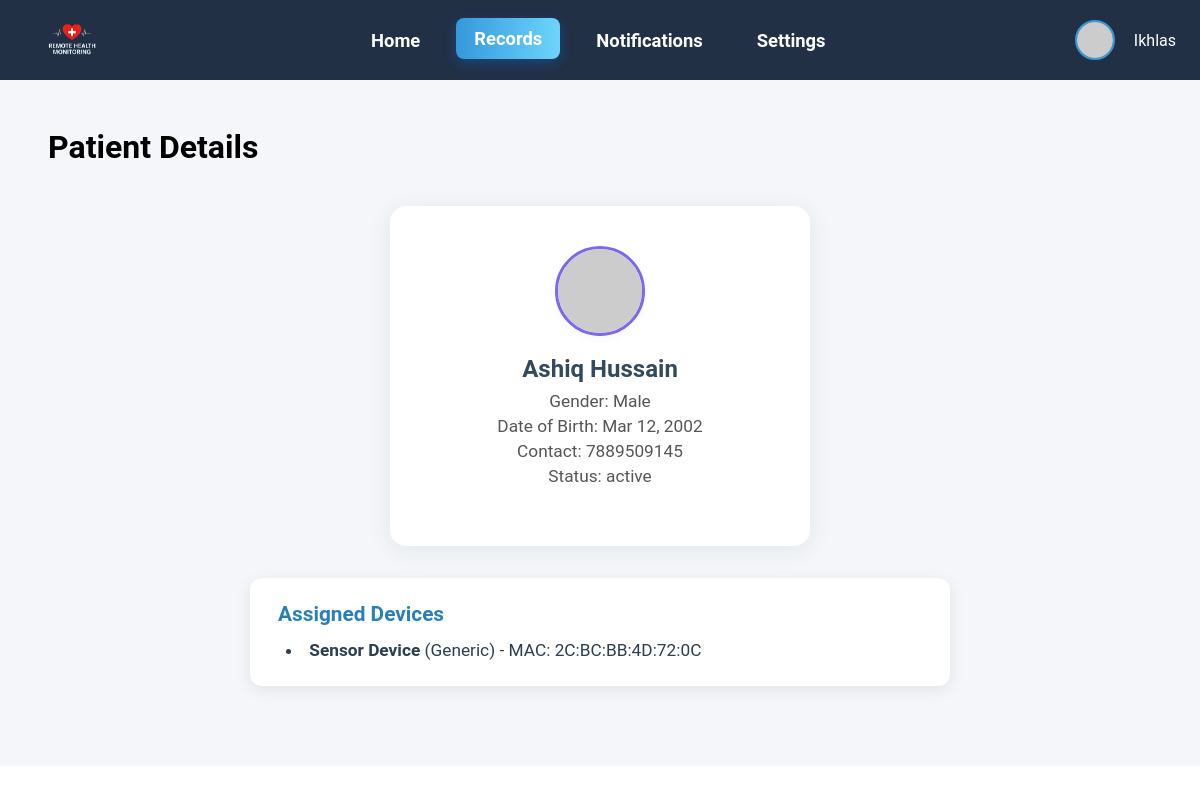
Screenshot of /admin-patient-details/13/ (signed in) with the database file from the repository.
### medidash/models.py (models this page shows, shortened)
class CustomUser(AbstractUser):
    USER_ROLES = (
        ('admin', 'Admin'),
        ('doctor', 'Doctor'),
        ('patient', 'Patient'),
    )
    role = models.CharField(max_length=10, choices=USER_ROLES)
    groups = models.ManyToManyField(
        Group,
        verbose_name=('groups'),
        blank=True,
        help_text=(
            'The groups this user belongs to. A user will get all permissions '
            'granted to each of their groups.'
        ),
        related_name="customuser_set", # Changed related_name
        related_query_name="user",
    )
    user_permissions = models.ManyToManyField(
        Permission,
        verbose_name=('user permissions'),
        blank=True,
        help_text=('Specific permissions for this user.'),
        related_name="customuser_set", # Changed related_name
        related_query_name="user",
    )
    email_notifications_enabled = models.BooleanField(default=True)
    sms_notifications_enabled = models.BooleanField(default=False)
    two_factor_authentication_enabled = models.BooleanField(default=False)
    middle_name = models.CharField(max_length=50, blank=True, null=True)
    class Meta:
        verbose_name = 'Custom User'
        verbose_name_plural = 'Custom Users'

class PatientProfile(models.Model):
    user = models.OneToOneField(CustomUser, on_delete=models.CASCADE, primary_key=True, limit_choices_to={'role': 'patient'})
    doctor = models.ForeignKey('DoctorProfile', on_delete=models.PROTECT, related_name='patients', null=True, blank=True)
    date_of_birth = models.DateField(blank=True, null=True)
    gender = models.CharField(max_length=10, choices=GENDER_CHOICES, blank=True, null=True) # Using global GENDER_CHOICES
    blood_group = models.CharField(max_length=5, blank=True, null=True)
    contact_number = models.CharField(max_length=20, blank=True, null=True)
    address = models.TextField(blank=True, null=True)
    medical_history = models.TextField(blank=True, null=True) # General medical history
    emergency_contact_name = models.CharField(max_length=100, blank=True, null=True)
    emergency_contact_relationship = models.CharField(max_length=50, blank=True, null=True)
    emergency_contact_phone = models.CharField(max_length=20, blank=True, null=True)
    profile_picture = models.ImageField(upload_to='profile_pics/patients/', blank=True, null=True)
    STATUS_CHOICES = [
        ('active', 'Active'),
        ('inactive', 'Inactive'),
    ]
    status = models.CharField(max_length=50, choices=STATUS_CHOICES, default='active')
    email_notifications_enabled = models.BooleanField(default=True)
    sms_notifications_enabled = models.BooleanField(default=False)
    push_notifications_enabled = models.BooleanField(default=True)
    preferred_language = models.CharField(max_length=10, default='en') # From profile.html

class Device(models.Model):
    id = models.UUIDField(primary_key=True, default=uuid.uuid4, editable=False) # UUID for device ID
    patient = models.ForeignKey(PatientProfile, on_delete=models.SET_NULL, null=True, blank=True, related_name='devices')
    device_name = models.CharField(max_length=100, default='Unnamed Device')
    device_type = models.CharField(max_length=100) # e.g., 'Smartwatch', 'Blood Pressure Monitor', 'Glucometer'
    mac_address = models.CharField(max_length=100, unique=True)
    device_location = models.CharField(max_length=255, blank=True, null=True)
    device_description = models.TextField(blank=True, null=True)
    registration_date = models.DateTimeField(auto_now_add=True)
    last_data_sync = models.DateTimeField(null=True, blank=True)
    is_active = models.BooleanField(default=True) # Used for online/offline status in dashboard
    firmware_version = models.CharField(max_length=50, blank=True, null=True)

### medidash/views.py (the view)
# urls.py: path('admin-patient-details/<int:patient_id>/', views.admin_patient_details, name='admin_patient_details'),
@login_required(login_url='login')
@user_passes_test(is_admin, login_url='access_denied')
def admin_patient_details(request, patient_id):
    patient_profile = get_object_or_404(PatientProfile, user__id=patient_id)
    devices = patient_profile.devices.all()
    context = {
        'patient': patient_profile,
        'devices': devices,
        'username': request.user.username,
        'profile_pic_url': 'https://placehold.co/40x40/f0f4f7/556080?text=AD',
        'unread_notifications_count': SystemNotification.objects.filter(recipient=request.user, is_read=False).count(),
    }
    return render(request, 'admin/patient_details.html', context)

### medidash/views.py (called while the page is built)
def is_admin(user):
    return user.is_authenticated and user.role == 'admin'

### templates/admin/patient_details.html (shortened to what this page needs)
{% load static %}
<!DOCTYPE html>
<html lang="en">
<head>
    <link rel="stylesheet" href="{% static 'styles/patient.css' %}">
</head>
<body>
    <div class="header">
        <header class="header-container">
            <div class="logoside">
                <img src="{% static 'images/logo.png' %}" alt="logo" loading="lazy">
            </div>
            <div class="main-nav" id="navMenu">
                <a href="{% url 'admin_dashboard' %}">Home</a>
                <a href="{% url 'admin_view_records' %}" class="active">Records</a>
                <a href="{% url 'admin_notifications' %}">Notifications</a>
                <a href="{% url 'admin_settings' %}">Settings</a>
            </div>
            <div class="rightside">
                <img src="{{ profile_pic_url }}" alt="Profile Picture" class="profile-pic">
                <span class="admin-name">{{ username }}</span>
            </div>
        </header>
    </div>
    <div class="main-container">
        <h1>Patient Details</h1>
        <div class="patient-card">
            {% if patient.profile_picture and patient.profile_picture.url %}
                <img src="{{ patient.profile_picture.url }}" alt="Patient Profile" class="patient-pic">
            {% else %}
                <img src="https://placehold.co/80x80/f0f4f7/556080?text=PT" alt="Patient Profile" class="patient-pic">
            {% endif %}
            <div class="patient-name">{{ patient.user.first_name }} {{ patient.user.last_name }}</div>
            <div class="patient-info">Gender: {{ patient.gender|capfirst|default:'N/A' }}</div>
            <div class="patient-info">Date of Birth: {{ patient.date_of_birth|date:'M d, Y'|default:'N/A' }}</div>
            <div class="patient-info">Contact: {{ patient.contact_number|default:'N/A' }}</div>
            <div class="patient-info">Status: {{ patient.status|default:'N/A' }}</div>
        </div>
        {% if devices %}
        <div class="assigned-devices" style="margin-top: 2rem;">
            <h2>Assigned Devices</h2>
            <ul>
                {% for device in devices %}
                <li><strong>{{ device.device_name }}</strong> ({{ device.device_type }}) - MAC: {{ device.mac_address }}</li>
                {% endfor %}
            </ul>
        </div>
        {% else %}
        <div class="assigned-devices" style="margin-top: 2rem; color: #888;">
            <h2>Assigned Devices</h2>
            <p>No devices assigned to this patient.</p>
        </div>
        {% endif %}
    </div>
</body>
</html>

### static/styles/patient.css (style rules this page uses)
* { padding: 0; margin: 0; box-sizing: border-box; }
:root { --background-color: #f4f6f9; --primary-color: #2980b9; --secondary-color: #7f8c8d; --button-color:#3498db; --header-footer-color: #2c3e50; --panel-bg-color: #34495e; --alert-color: #e74c3c; --box-background-color:white; --normal-color:green; --text-primary: #2c3e50; --text-secondary: #7f8c8d; --text-on-dark: #ffffff; }
html body { font-family: 'Roboto', sans-serif; background: var(--box-background-color); }
.header { background-color: var(--header-footer-color); }
.header-container { display: flex; flex-direction: row; justify-content: space-between; align-items: center; margin-inline: 1.2rem; color: white; gap: 2rem; }
.logoside { width: 8.5%; height:6rem; animation: slideDown 0.9s ease-in-out; animation-iteration-count: 1; animation-fill-mode: forwards; }
.logoside img { width: 100%; height: 100%; }
.main-nav { display: flex; gap: 1.5rem; animation: slideInFromTop 1s ease-out; }
.main-nav a { color: var(--text-on-dark); text-decoration: none; font-size: 1rem; font-weight: 500; padding: 0.6rem 1rem; border-radius: 5px; transition: all 0.3s ease; }
.main-nav a:hover, .main-nav .active { background-color: var(--primary-color); transform: translateY(-2px); box-shadow: 0 4px 12px rgba(0, 123, 255, 0.3); }
.rightside { display: flex; flex-direction: row; flex-direction: center; align-items: center; gap: 0.98rem; animation: slideDown 1.4s ease-in-out; animation-iteration-count: 1; animation-fill-mode: forwards; }
.main-container { background-color: var(--background-color); margin: 0 auto; padding: 3rem; }
.patient-card { background: #fff; border-radius: 16px; box-shadow: 0 4px 24px rgba(44, 62, 80, 0.08); padding: 2.5rem 2.5rem 2rem 2.5rem; max-width: 420px; margin: 2.5rem auto 0 auto; display: flex; flex-direction: column; align-items: center; min-height: 340px; }
.patient-pic { width: 90px; height: 90px; border-radius: 50%; object-fit: cover; margin-bottom: 1.2rem; background: #f4f6fa; border: 3px solid #7B68EE; box-shadow: 0 2px 8px rgba(123,104,238,0.08); display: block; }
.patient-name { font-size: 1.5rem; font-weight: 700; color: #34495e; margin-bottom: 0.5rem; text-align: center; }
.patient-info { font-size: 1.08rem; color: #555; margin-bottom: 0.3rem; text-align: center; }
body { background: #f4f7fa; font-family: 'Segoe UI', Arial, sans-serif; margin: 0; padding: 0; }
.header { background-color: #223046; padding: 0; }
.header-container { display: flex; flex-direction: row; align-items: center; justify-content: space-between; max-width: 1200px; margin: 0 auto; padding: 0 24px; height: 80px; }
.logoside { display: flex; align-items: center; height: 80px; padding: 10px 0 10px 18px; }
.logoside img { height: 60px; width: auto; max-width: 180px; display: block; }
.main-nav { display: flex; gap: 18px; }
.main-nav a { color: #fff; text-decoration: none; font-size: 1.15rem; font-weight: 700; padding: 10px 18px; border-radius: 8px; transition: background 0.2s, color 0.2s; }
.main-nav a.active, .main-nav a:hover { background: linear-gradient(90deg, #3498db 0%, #6dd5fa 100%); color: #fff; }
.rightside { display: flex; align-items: center; gap: 1.2rem; }
.profile-pic { width: 40px; height: 40px; border-radius: 50%; object-fit: cover; border: 2px solid #3498db; }
.assigned-devices { background: #fff; border-radius: 12px; box-shadow: 0 4px 16px rgba(0,0,0,0.08); padding: 24px 28px 18px 28px; margin-top: 32px; margin-bottom: 32px; max-width: 700px; margin-left: auto; margin-right: auto; }
.assigned-devices h2 { font-size: 1.3rem; font-weight: 700; margin-bottom: 14px; color: #2980b9; }
.assigned-devices ul { list-style: disc inside; padding-left: 0; margin: 0; }
.assigned-devices li { font-size: 1.08rem; color: #2c3e50; margin-bottom: 8px; padding-left: 0.5rem; }

### rows the page displays
CustomUser: username "Ikhlas"
PatientProfile: user.first_name "Ashiq", user.last_name "Hussain", gender "Male", date_of_birth "Mar 12, 2002", contact_number "7889509145", status "active"
Device: device_name "Sensor Device", device_type "Generic", mac_address "2C:BC:BB:4D:72:0C"
